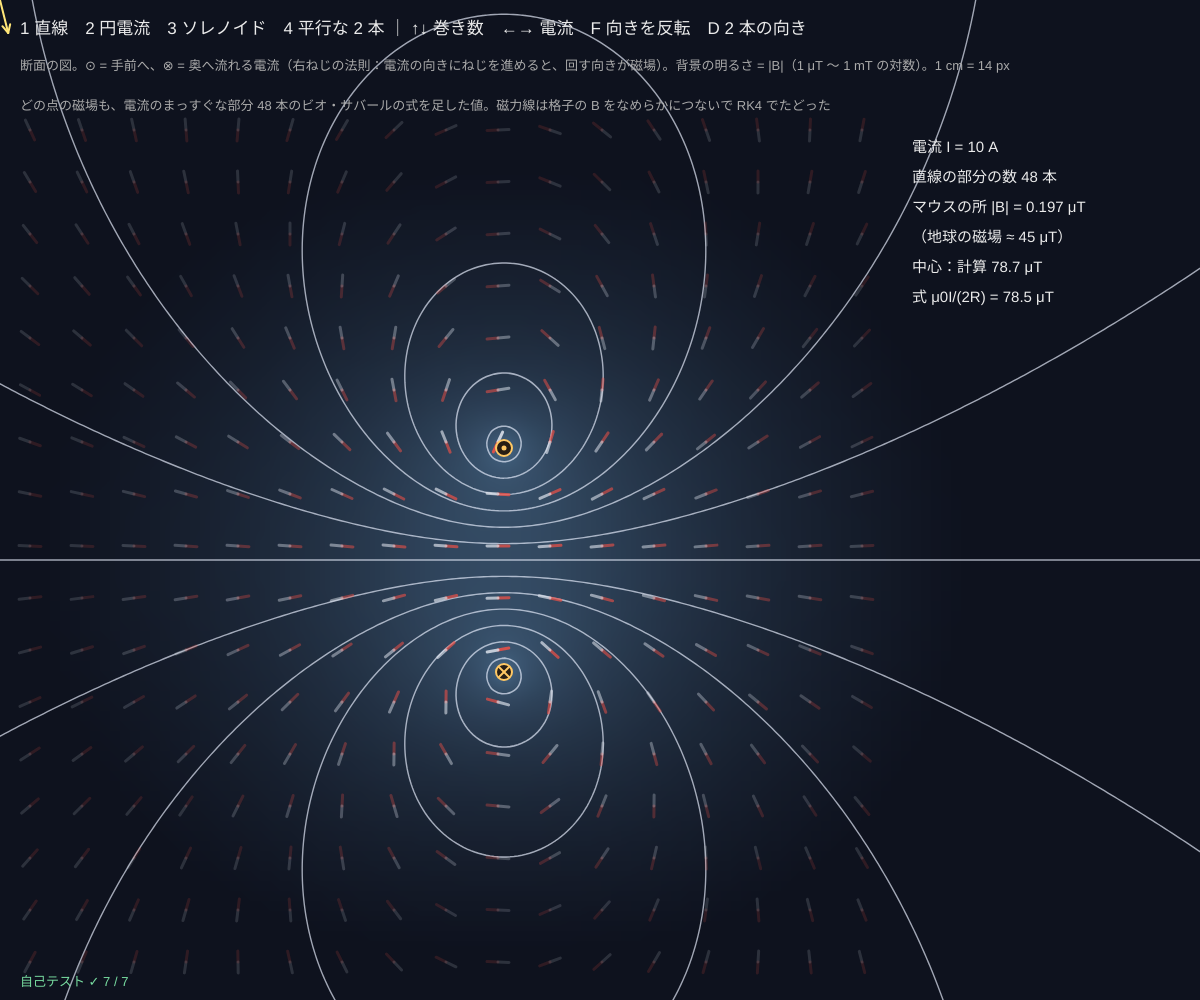
Frame 1 (no input)
Frame 60 (no input): identical to frame 1, image omitted
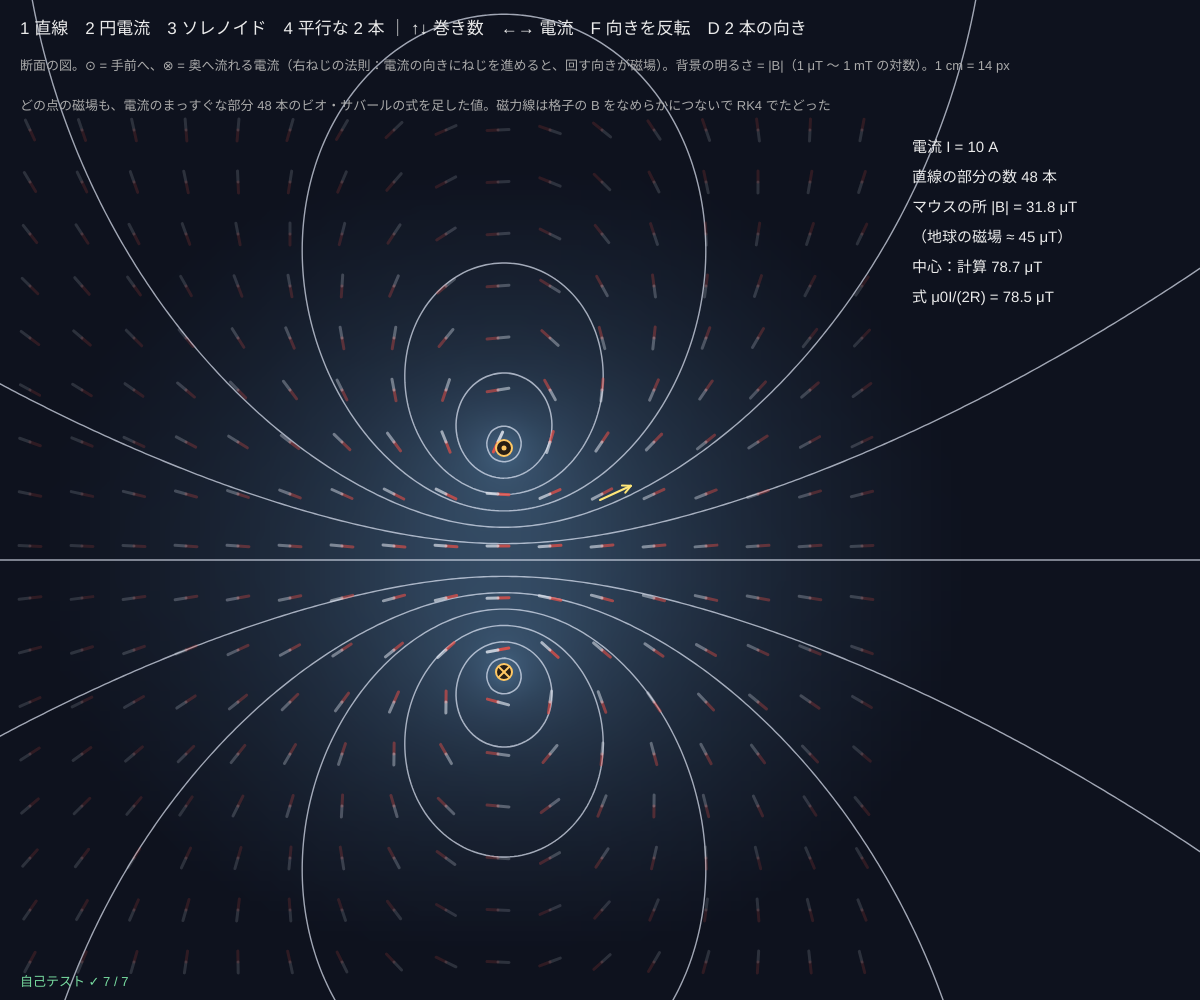
Frame 120 (the mouse pressed at the canvas centre since frame 60)

The p5.js sketch that drew these frames (run headless with seeded random() and noise() and a simulated clock; from frame 60 on, the mouse is pressed at the canvas centre):

// p5.js sketch
// ── sketch.js
// ============================================
// 07 電流のつくる磁場 ─ ビオ・サバールの法則を数値で足し合わせる
// 電流を短いまっすぐな部分に分け、それぞれがつくる磁場 dB = (μ0 I / 4π) dl × r / r³ を全部足す
// 画面は電流をたてに切った断面。⊙ = 手前へ流れる電流、⊗ = 奥へ。白線 = 磁力線、針 = 方位磁針（赤が N）
// 1 直線 / 2 円電流 / 3 ソレノイド / 4 平行な 2 本 / ↑↓ = 巻き数 / ←→ = 電流 / F = 向きを反転 / D = 2 本の向き
// ============================================

const MU0 = 4 * Math.PI * 1e-7;        // 真空の透磁率 μ0 [T·m/A]
const SCALE = 1400;                    // ★ 1 m = 1400 px（1 cm = 14 px）
const RLOOP = 0.08;                    // ★ 円電流・ソレノイドの半径 [m]
const SEGS = 48;                       // ★ 円を何本のまっすぐな部分に分けるか
const CELL = 10;                       // 磁場を計算する格子 [px]
let preset = 2, turns = 8, current = 10, flip = 1, anti = false, wires = [], marks = [];
let GXn, GZn, Bx, Bz, img, lay, lines = [], cx, cy;

function setup() {
  createCanvas(windowWidth, windowHeight);
  pixelDensity(1);
  cx = width * 0.42; cy = height * 0.56;
  GXn = Math.ceil(width / CELL) + 1; GZn = Math.ceil(height / CELL) + 1;
  Bx = new Float64Array(GXn * GZn); Bz = new Float64Array(GXn * GZn); img = createImage(GXn, GZn);
  lay = createGraphics(width, height); lay.pixelDensity(1);
  rebuild();
  selfTest();
}

// ---- 電流の形を作り、格子の上の磁場と磁力線を計算しなおす
function rebuild() {
  let I = current * flip;
  if (preset === 1) wires = [straightY(0, I)];
  if (preset === 2) wires = loopX(0, RLOOP, I, SEGS);
  if (preset === 3) { wires = []; let len = 0.3; for (let k = 0; k < turns; k++) wires = wires.concat(loopX(turns === 1 ? 0 : -len / 2 + (len * k) / (turns - 1), RLOOP, I, SEGS)); }
  if (preset === 4) wires = [straightY(-0.06, I), straightY(0.06, anti ? -I : I)];
  marks = [];
  for (let w of wires) {                           // 断面（y = 0 の平面）を横切る所に ⊙ ⊗
    if (w.a[1] * w.b[1] <= 0 && w.a[1] !== w.b[1]) { let t = w.a[1] / (w.a[1] - w.b[1]); marks.push({ x: w.a[0] + t * (w.b[0] - w.a[0]), z: w.a[2] + t * (w.b[2] - w.a[2]), into: (w.b[1] - w.a[1]) * w.I > 0 }); }
  }
  img.loadPixels();
  for (let j = 0; j < GZn; j++) for (let i = 0; i < GXn; i++) {
    let b = fieldB(wires, (i * CELL - cx) / SCALE, 0, (cy - j * CELL) / SCALE), k = j * GXn + i, p = 4 * k;
    Bx[k] = b[0]; Bz[k] = b[2];
    let m = clampv((Math.log10(Math.hypot(b[0], b[2]) + 1e-12) + 6) / 3, 0, 1);   // 1 μT 〜 1 mT
    img.pixels[p] = 14 + 60 * m; img.pixels[p + 1] = 18 + 90 * m; img.pixels[p + 2] = 30 + 110 * m; img.pixels[p + 3] = 255;
  }
  img.updatePixels();
  lines = [];
  let seeds = [];
  if (preset === 1) for (let d of [0.015, 0.03, 0.05, 0.08, 0.12, 0.17, 0.23, 0.3]) seeds.push([d, 0]);
  if (preset === 4) for (let k = 1; k <= 9; k++) seeds.push([0.012 * k - 0.054, 0.0001], [0.07 + 0.03 * k, 0]);
  if (preset === 2 || preset === 3) for (let k = -6; k <= 6; k++) seeds.push([0, (RLOOP * 0.95 * k) / 6.5]);
  for (let s of seeds) { let a = traceB(s[0], s[1], 1), b = traceB(s[0], s[1], -1); lines.push(b.reverse().concat(a)); }
  lay.clear(); lay.image(img, -CELL / 2, -CELL / 2, GXn * CELL, GZn * CELL);         // 背景と磁力線は変えたときだけ描く
  lay.stroke(235, 240, 255, 170); lay.strokeWeight(1.4); lay.noFill();
  for (let L of lines) if (L.length > 1) { lay.beginShape(); for (let p of L) lay.vertex(p[0], p[1]); lay.endShape(); }
}

function draw() {
  background(14, 18, 26);
  image(lay, 0, 0);
  // 方位磁針
  for (let y = 130; y < height - 30; y += 52) for (let x = 30; x < width * 0.74; x += 52) {
    let b = sampleB(x, y), m = Math.hypot(b[0], b[1]);
    if (!(m > 0)) continue;
    let ux = b[0] / m, uy = -b[1] / m, a = clampv((Math.log10(m) + 6.3) / 3, 0.15, 1);
    strokeWeight(3); stroke(240, 80, 70, 255 * a); line(x, y, x + ux * 11, y + uy * 11);
    stroke(220, 225, 235, 255 * a); line(x, y, x - ux * 11, y - uy * 11);
  }
  // 電流の断面
  for (let m of marks) {
    let sx = cx + m.x * SCALE, sy = cy - m.z * SCALE;
    stroke(255, 200, 100); strokeWeight(2); fill(40, 30, 20); circle(sx, sy, 16);
    if (m.into) { line(sx - 5, sy - 5, sx + 5, sy + 5); line(sx - 5, sy + 5, sx + 5, sy - 5); } else { noStroke(); fill(255, 200, 100); circle(sx, sy, 5); }
  }
  // マウスの所の磁場（その場で計算しなおす）
  let b = fieldB(wires, (mouseX - cx) / SCALE, 0, (cy - mouseY) / SCALE), bm = Math.hypot(b[0], b[2]);
  if (bm > 0) { stroke(255, 230, 120); strokeWeight(2); arrowTo(mouseX, mouseY, mouseX + (b[0] / bm) * 34, mouseY - (b[2] / bm) * 34, 8); }
  // 文字
  let tx = width * 0.76, y = 140;
  noStroke(); fill(235); textSize(15);
  let info = ['電流 I = ' + current * flip + ' A', '直線の部分の数 ' + wires.length + ' 本', 'マウスの所 |B| = ' + sci(bm * 1e6) + ' μT', '（地球の磁場 ≈ 45 μT）'];
  if (preset === 1) { let d = Math.hypot(mouseX - cx, mouseY - cy) / SCALE; info.push('式 μ0I/(2πd) = ' + sci((MU0 * current) / (2 * Math.PI * d) * 1e6) + ' μT（d = ' + (d * 100).toFixed(1) + ' cm）'); }
  if (preset === 2) info.push('中心：計算 ' + sci(Math.hypot(...fieldB(wires, 0, 0, 0)) * 1e6) + ' μT', '式 μ0I/(2R) = ' + sci(((MU0 * current) / (2 * RLOOP)) * 1e6) + ' μT');
  if (preset === 3) info.push('巻き数 N = ' + turns + '（長さ 30 cm）', '中心：計算 ' + sci(Math.hypot(...fieldB(wires, 0, 0, 0)) * 1e6) + ' μT', '長いソレノイドの式 μ0nI = ' + sci(MU0 * (turns / 0.3) * current * 1e6) + ' μT', '（長さが半径に比べて短いと式より小さい）');
  if (preset === 4) info.push(anti ? '逆向き：あいだで磁場が強め合う' : '同じ向き：まん中で 0（打ち消し合う）', '同じ向きの電流は引き合う（D で切りかえ）');
  for (let s of info) { text(s, tx, y, width - tx - 10); y += 30; }
  fill(235); textSize(17);
  text('1 直線　2 円電流　3 ソレノイド　4 平行な 2 本 ｜ ↑↓ 巻き数　←→ 電流　F 向きを反転　D 2 本の向き', 20, 34);
  fill(170); textSize(13);
  text('断面の図。⊙ = 手前へ、⊗ = 奥へ流れる電流（右ねじの法則：電流の向きにねじを進めると、回す向きが磁場）。背景の明るさ = |B|（1 μT 〜 1 mT の対数）。1 cm = 14 px', 20, 60, width - 40);
  fill(170); text('どの点の磁場も、電流のまっすぐな部分 ' + wires.length + ' 本のビオ・サバールの式を足した値。磁力線は格子の B をなめらかにつないで RK4 でたどった', 20, 100, width - 40);
  drawSelfTest(20, height - 14);
}

function keyPressed() {
  if (key >= '1' && key <= '4') preset = +key;
  if (key === UP_ARROW) turns = Math.min(20, turns + 1);
  if (key === DOWN_ARROW) turns = Math.max(1, turns - 1);
  if (key === RIGHT_ARROW) current = Math.min(50, current + 5);
  if (key === LEFT_ARROW) current = Math.max(5, current - 5);
  if (key === 'f' || key === 'F') flip *= -1;
  if (key === 'd' || key === 'D') anti = !anti;
  if (key === 'r' || key === 'R') { preset = 2; turns = 8; current = 10; flip = 1; anti = false; }
  rebuild();
  return false;
}

// ---- 自己テスト：式で計算できる値と比べる
function selfTest() {
  selfTestResults = [];
  let I = 10, w1 = [straightY(0, I)], d = 0.05;
  check('長い直線電流：B = μ0I/(2πd)（0.1% 以内）', nearRel(Math.hypot(...fieldB(w1, d, 0, 0)), (MU0 * I) / (2 * Math.PI * d), 0.001));
  let s = 0, n = 400; for (let k = 0; k < n; k++) { let a = (2 * Math.PI * (k + 0.5)) / n, b = fieldB(w1, d * Math.cos(a), 0, d * Math.sin(a)); s += (b[0] * -Math.sin(a) + b[2] * Math.cos(a)) * ((2 * Math.PI * d) / n); }
  check('アンペールの法則：まわりを 1 周 ∮B·dl = μ0I（0.1% 以内）', nearRel(Math.abs(s), MU0 * I, 0.001));
  let lp = loopX(0, RLOOP, I, 72);
  check('円電流の中心：B = μ0I/(2R)（72 本で 0.5% 以内）', nearRel(Math.hypot(...fieldB(lp, 0, 0, 0)), (MU0 * I) / (2 * RLOOP), 0.005));
  check('円電流の軸の上（x = R）：B = μ0IR²/(2(R² + x²)^(3/2))', nearRel(Math.hypot(...fieldB(lp, RLOOP, 0, 0)), (MU0 * I * RLOOP * RLOOP) / (2 * Math.pow(2 * RLOOP * RLOOP, 1.5)), 0.005));
  let sol = []; for (let k = 0; k < 100; k++) sol = sol.concat(loopX(-0.5 + (k + 0.5) / 100, 0.02, I, 36));
  check('長いソレノイド（1 m に 100 回）の中心：B ≈ μ0nI（1% 以内）', nearRel(Math.abs(fieldB(sol, 0, 0, 0)[0]), MU0 * 100 * I, 0.01));
  check('電流を反転すると磁場も反転', near(fieldB(loopX(0, RLOOP, -I, 48), 0.03, 0, 0.02)[0], -fieldB(loopX(0, RLOOP, I, 48), 0.03, 0, 0.02)[0], 1e-15));
  check('同じ向きの平行な 2 本：まん中で B = 0', Math.hypot(...fieldB([straightY(-0.06, I), straightY(0.06, I)], 0, 0, 0)) < 1e-15);
  reportSelfTest();
}

// ---------- やってみよう ----------
// 1. 1 で、直線から 2 倍はなれると B は何倍？ マウスの数字で確かめよう
// 2. 3 のソレノイドで ↑ で巻き数をふやすと、中の磁場はどうなる？ 中はどれくらい一様？
// 3. 2 の円電流と、ソレノイドの外側の磁力線を比べよう。棒磁石の磁力線に似ている？
// 4. 4 で D を押して、平行電流が同じ向き・逆向きのときの磁力線を比べよう（モーターの力のもと）
// 5. SEGS を 4 や 8 にすると、円が多角形になる。中心の磁場は式からどれくらいずれる？


// ==================================================
// ここから下は「電磁気の道具」（中身は読まなくても OK。消さないでね）
// ==================================================
// ---- 電流の部分：まっすぐな線 a → b に電流 I [A]（座標は m。x = 右、y = 奥、z = 上）
function straightY(x, I) { return { a: [x, -50, 0], b: [x, 50, 0], I }; }        // 奥へのびた長い直線（100 m）
function loopX(x, R, I, n) {                                                     // x 軸のまわりの円（n 角形）
  let out = [];
  for (let k = 0; k < n; k++) {
    let a0 = (2 * Math.PI * k) / n, a1 = (2 * Math.PI * (k + 1)) / n;
    out.push({ a: [x, R * Math.cos(a0), R * Math.sin(a0)], b: [x, R * Math.cos(a1), R * Math.sin(a1)], I });
  }
  return out;
}
// ---- まっすぐな部分 1 本の磁場（ビオ・サバールを線にそって積分した正確な式）
// B = (μ0 I / 4π) (r1 × r2)(|r1| + |r2|) / (|r1||r2|(|r1||r2| + r1·r2))、r1 = P − a、r2 = P − b
function fieldB(ws, px, py, pz) {
  let bx = 0, by = 0, bz = 0;
  for (let w of ws) {
    let r1x = px - w.a[0], r1y = py - w.a[1], r1z = pz - w.a[2], r2x = px - w.b[0], r2y = py - w.b[1], r2z = pz - w.b[2];
    let n1 = Math.sqrt(r1x * r1x + r1y * r1y + r1z * r1z), n2 = Math.sqrt(r2x * r2x + r2y * r2y + r2z * r2z);
    let den = n1 * n2 * (n1 * n2 + r1x * r2x + r1y * r2y + r1z * r2z);
    if (!(den > 1e-18)) continue;                         // 電流の線の上は計算しない
    let f = (1e-7 * w.I * (n1 + n2)) / den;               // μ0/4π = 10⁻⁷
    bx += f * (r1y * r2z - r1z * r2y); by += f * (r1z * r2x - r1x * r2z); bz += f * (r1x * r2y - r1y * r2x);
  }
  return [bx, by, bz];
}
// ---- 格子の磁場をなめらかに（双線形補間）。画面の座標 → [Bx, Bz]
function sampleB(sx, sy) {
  let fi = clampv(sx / CELL, 0, GXn - 1.001), fj = clampv(sy / CELL, 0, GZn - 1.001), i = Math.floor(fi), j = Math.floor(fj), u = fi - i, v = fj - j, k = j * GXn + i;
  let L = (A) => (1 - u) * (1 - v) * A[k] + u * (1 - v) * A[k + 1] + (1 - u) * v * A[k + GXn] + u * v * A[k + GXn + 1];
  return [L(Bx), L(Bz)];
}
// ---- 磁力線：B の向きに RK4 で進む（dir = ±1）。もとの点にもどるか画面の外で止まる
function traceB(x0, z0, dir) {
  let sx = cx + x0 * SCALE, sy = cy - z0 * SCALE, pts = [[sx, sy]], h = 4;
  let u = (x, y) => { let b = sampleB(x, y), m = Math.hypot(b[0], b[1]); return m > 0 ? [(dir * b[0]) / m, (-dir * b[1]) / m] : [0, 0]; };
  for (let n = 0; n < 1500; n++) {
    let k1 = u(sx, sy), k2 = u(sx + (h / 2) * k1[0], sy + (h / 2) * k1[1]), k3 = u(sx + (h / 2) * k2[0], sy + (h / 2) * k2[1]), k4 = u(sx + h * k3[0], sy + h * k3[1]);
    sx += (h / 6) * (k1[0] + 2 * k2[0] + 2 * k3[0] + k4[0]); sy += (h / 6) * (k1[1] + 2 * k2[1] + 2 * k3[1] + k4[1]);
    pts.push([sx, sy]);
    if (sx < 0 || sy < 0 || sx > width || sy > height) break;
    if (n > 30 && Math.hypot(sx - pts[0][0], sy - pts[0][1]) < 3) break;
    if (marks.some((m) => Math.hypot(cx + m.x * SCALE - sx, cy - m.z * SCALE - sy) < 5)) break;
  }
  return pts;
}
// ---- 描く道具（どのスケッチも同じ）
function clampv(v, a, b) { return v < a ? a : v > b ? b : v; }
function polyline(pts) {               // 点が 2 つ以上あるときだけ折れ線を描く（[[x, y], ...]）
  if (!pts || pts.length < 2) return;
  beginShape(); for (let p of pts) vertex(p[0], p[1]); endShape();
}
function arrowTo(x1, y1, x2, y2, hs) {  // (x1, y1) → (x2, y2) の矢印。hs = 矢じりの大きさ
  let dx = x2 - x1, dy = y2 - y1, L = Math.hypot(dx, dy);
  if (!(L > 0.5)) return;
  line(x1, y1, x2, y2);
  let ux = dx / L, uy = dy / L, h = Math.min(hs || 8, L * 0.5);
  line(x2, y2, x2 - h * ux + h * 0.5 * uy, y2 - h * uy - h * 0.5 * ux);
  line(x2, y2, x2 - h * ux - h * 0.5 * uy, y2 - h * uy + h * 0.5 * ux);
}
const SUP = { '-': '⁻', '0': '⁰', '1': '¹', '2': '²', '3': '³', '4': '⁴', '5': '⁵', '6': '⁶', '7': '⁷', '8': '⁸', '9': '⁹' };
function sci(v, d) {                   // 0.000032 → "3.20×10⁻⁵"（大きい数・小さい数を読みやすく）
  if (!isFinite(v)) return '—';
  if (v === 0) return '0';
  let sig = d === undefined ? 3 : d, e = Math.floor(Math.log10(Math.abs(v)));
  if (e >= -2 && e <= 3) return v.toFixed(Math.max(0, sig - 1 - e));
  let m = v / Math.pow(10, e);
  return m.toFixed(sig - 1) + '×10' + String(e).split('').map((c) => SUP[c]).join('');
}
// グラフの枠：g = { x, y, w, h }。lo〜hi の範囲で、数字の配列 arr を左から右へ（cap 個ぶん）
function plotFrame(g, title, lo, hi) {
  noFill(); stroke(70, 80, 100); strokeWeight(1); rect(g.x, g.y, g.w, g.h);
  if (lo < 0 && hi > 0) { let y0 = g.y + g.h * (hi / (hi - lo)); stroke(70, 80, 100, 160); line(g.x, y0, g.x + g.w, y0); }
  noStroke(); fill(200); textSize(13); text(title, g.x + 4, g.y - 6);
  fill(140); textSize(11); text(sci(hi, 2), g.x + g.w + 4, g.y + 10); text(sci(lo, 2), g.x + g.w + 4, g.y + g.h);
}
function plotTrace(g, arr, lo, hi, cap) {
  if (!arr || arr.length < 2) return;
  noFill(); beginShape();
  for (let i = 0; i < arr.length; i++) vertex(g.x + (i / (cap - 1)) * g.w, g.y + g.h - clampv((arr[i] - lo) / (hi - lo), 0, 1) * g.h);
  endShape();
}
function pushCap(arr, v, cap) { arr.push(v); if (arr.length > cap) arr.shift(); }
// ---- 自己テストの道具
let selfTestResults = [];
function check(name, cond) { selfTestResults.push({ name, ok: !!cond }); }
function near(a, b, tol) { return a !== null && a !== undefined && isFinite(a) && Math.abs(a - b) <= (tol === undefined ? 1e-9 : tol); }
function nearRel(a, b, rel) { return near(a, b, Math.abs(b) * rel); }   // 相対誤差 rel 以内
function reportSelfTest() { for (let r of selfTestResults) (r.ok ? console.log : console.error)((r.ok ? '✓ ' : '✗ ') + r.name); }
function selfTestLine() { let n = selfTestResults.filter((r) => r.ok).length; return '自己テスト ' + (n === selfTestResults.length ? '✓ ' : '✗ ') + n + ' / ' + selfTestResults.length; }
function drawSelfTest(x, y) {
  noStroke(); textSize(13);
  if (selfTestResults.length > 0 && selfTestResults.every((r) => r.ok)) fill(120, 220, 160); else fill(255, 100, 90);
  text(selfTestLine(), x, y);
}
